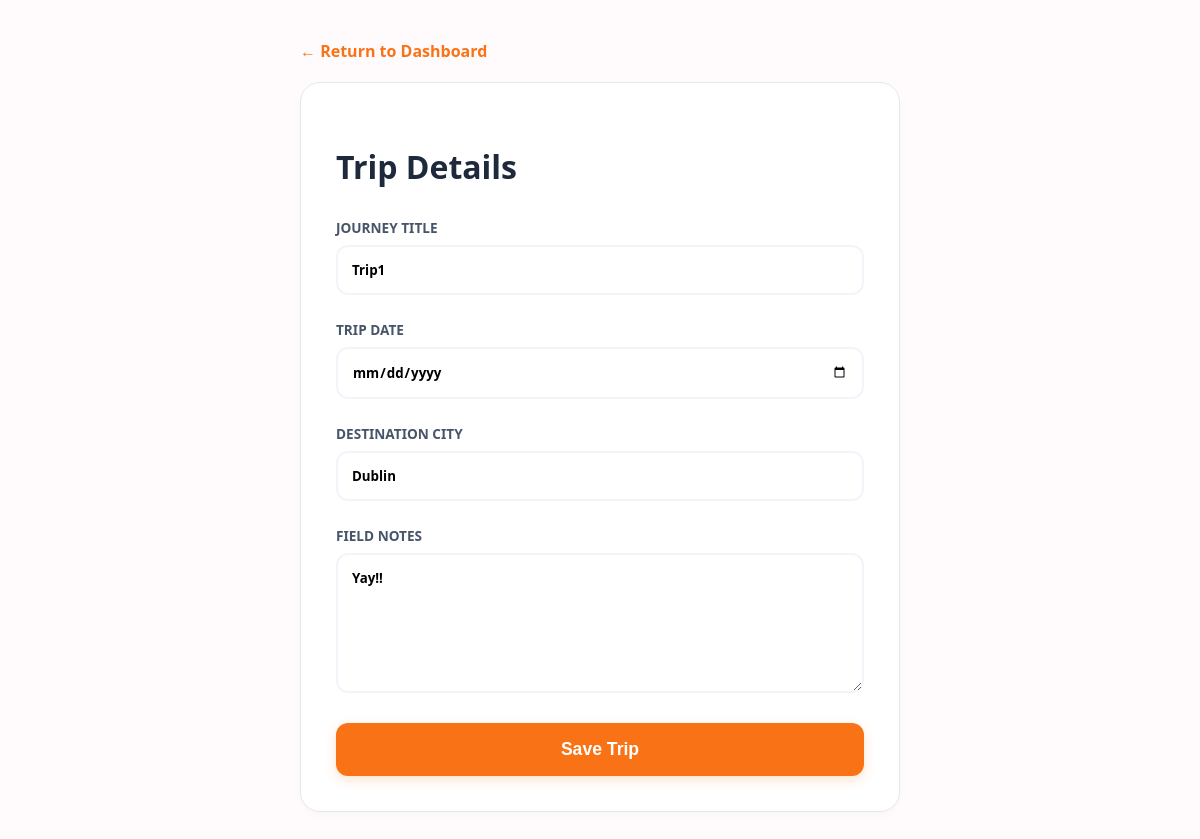
Page /update/1/ (signed in) on the committed database.
### journeys/models.py (models this page shows, shortened)
class Journey(models.Model):
    user = models.ForeignKey(User, on_delete=models.CASCADE)
    title = models.CharField(max_length=100)
    trip_date = models.DateField(null=True, blank=True)
    description = models.TextField(blank=True)
    city = models.CharField(max_length=100, null=True, blank=True)
    latitude = models.FloatField(null=True, blank=True)
    longitude = models.FloatField(null=True, blank=True)

### journeys/views.py (the view, shortened to what this page needs)
# urls.py: path('update/<int:id>/', views.journey_update, name='journey_update'),
@login_required
def journey_update(request, id):
    journey = get_object_or_404(Journey, id=id, user=request.user)
    return render(request, 'journeys/journey_form.html', {'journey': journey})

### journeys/templates/journeys/journey_form.html (shortened to what this page needs)
<!DOCTYPE html>
<html>
<head>
</head>
<body>
<a href="{% url 'journey_list' %}" class="back-link">← Return to Dashboard</a>
<div class="form-card">
    <h2>Trip Details</h2>
    <form method="POST">
        <div class="form-group">
            <label>Journey Title</label>
            <input type="text" name="title" placeholder="e.g., Summer in Dublin" value="{{ journey.title|default:'' }}" required>
        </div>
        <div class="form-group">
            <label>Trip Date</label>
            <input type="date" name="trip_date" value="{{ journey.trip_date|default:'' }}" required>
        </div>
        <div class="form-group">
            <label>Destination City</label>
            <input type="text" name="city" placeholder="e.g., Dublin" value="{{ journey.city|default:'' }}" required>
        </div>
        <div class="form-group">
            <label>Field Notes</label>
            <textarea name="description" placeholder="Write down your plans or thoughts...">{{ journey.description|default:'' }}</textarea>
        </div>
        <button type="submit" class="btn-submit">Save Trip</button>
    </form>
</div>
</body>
</html>

### journeys/templates/journeys/journey_form.html (style rules this page uses)
body { font-family: system-ui, sans-serif; max-width: 600px; margin: 0 auto; padding: 40px 20px; background-color: #fffafb; }
h2 { font-weight: 900; color: #1e293b; font-size: 2em; margin-bottom: 30px; }
.back-link { display: inline-block; margin-bottom: 20px; color: #f97316; text-decoration: none; font-weight: 800; }
.form-card { background: #ffffff; border: 1px solid #e2e8f0; padding: 35px; border-radius: 20px; box-shadow: 0 4px 6px rgba(0,0,0,0.02); }
.form-group { margin-bottom: 25px; }
label { display: block; font-weight: 800; margin-bottom: 8px; color: #475569; font-size: 0.85em; text-transform: uppercase; }
input[type="text"], input[type="date"], textarea { width: 100%; padding: 14px; border: 2px solid #f1f5f9; border-radius: 12px; box-sizing: border-box; font-family: inherit; font-weight: 600; transition: 0.2s; }
textarea { height: 140px; resize: vertical; }
.btn-submit { background: #f97316; color: white; border: none; padding: 16px; cursor: pointer; font-size: 1.1em; width: 100%; font-weight: 900; border-radius: 12px; box-shadow: 0 4px 12px rgba(249, 115, 22, 0.2); transition: 0.2s; }

### rows in the picture
Journey: title "Trip1", city "Dublin", description "Yay!!"
